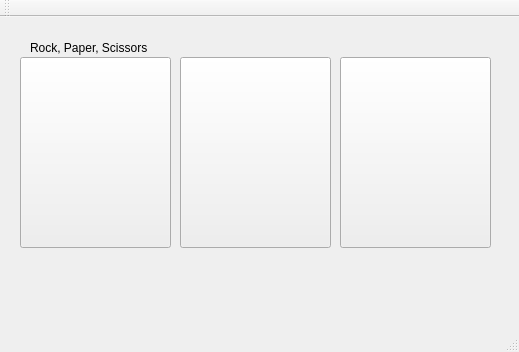
<?xml version="1.0" encoding="UTF-8"?>
<ui version="4.0">
 <class>MainWindow</class>
 <widget class="QMainWindow" name="MainWindow">
  <property name="geometry">
   <rect>
    <x>0</x>
    <y>0</y>
    <width>519</width>
    <height>352</height>
   </rect>
  </property>
  <property name="windowTitle">
   <string>MainWindow</string>
  </property>
  <property name="iconSize">
   <size>
    <width>50</width>
    <height>50</height>
   </size>
  </property>
  <widget class="QWidget" name="centralWidget">
   <widget class="QLabel" name="label">
    <property name="geometry">
     <rect>
      <x>30</x>
      <y>20</y>
      <width>281</width>
      <height>21</height>
     </rect>
    </property>
    <property name="text">
     <string>Rock, Paper, Scissors</string>
    </property>
   </widget>
   <widget class="QPushButton" name="rock">
    <property name="geometry">
     <rect>
      <x>20</x>
      <y>40</y>
      <width>151</width>
      <height>191</height>
     </rect>
    </property>
    <property name="text">
     <string/>
    </property>
    <property name="icon">
     <iconset resource="img.qrc">
      <normaloff>:/new/prefix1/rps.001.png</normaloff>:/new/prefix1/rps.001.png</iconset>
    </property>
    <property name="iconSize">
     <size>
      <width>100</width>
      <height>100</height>
     </size>
    </property>
   </widget>
   <widget class="QPushButton" name="paper">
    <property name="geometry">
     <rect>
      <x>180</x>
      <y>40</y>
      <width>151</width>
      <height>191</height>
     </rect>
    </property>
    <property name="text">
     <string/>
    </property>
    <property name="icon">
     <iconset resource="img.qrc">
      <normaloff>:/new/prefix1/rps.002.png</normaloff>:/new/prefix1/rps.002.png</iconset>
    </property>
    <property name="iconSize">
     <size>
      <width>100</width>
      <height>100</height>
     </size>
    </property>
   </widget>
   <widget class="QPushButton" name="scissor">
    <property name="geometry">
     <rect>
      <x>340</x>
      <y>40</y>
      <width>151</width>
      <height>191</height>
     </rect>
    </property>
    <property name="text">
     <string/>
    </property>
    <property name="icon">
     <iconset resource="img.qrc">
      <normaloff>:/new/prefix1/rps.003.png</normaloff>:/new/prefix1/rps.003.png</iconset>
    </property>
    <property name="iconSize">
     <size>
      <width>100</width>
      <height>100</height>
     </size>
    </property>
   </widget>
  </widget>
  <widget class="QMenuBar" name="menuBar">
   <property name="geometry">
    <rect>
     <x>0</x>
     <y>0</y>
     <width>519</width>
     <height>22</height>
    </rect>
   </property>
  </widget>
  <widget class="QToolBar" name="mainToolBar">
   <attribute name="toolBarArea">
    <enum>TopToolBarArea</enum>
   </attribute>
   <attribute name="toolBarBreak">
    <bool>false</bool>
   </attribute>
  </widget>
  <widget class="QStatusBar" name="statusBar"/>
 </widget>
 <layoutdefault spacing="6" margin="11"/>
 <resources>
  <include location="img.qrc"/>
 </resources>
 <connections/>
</ui>
